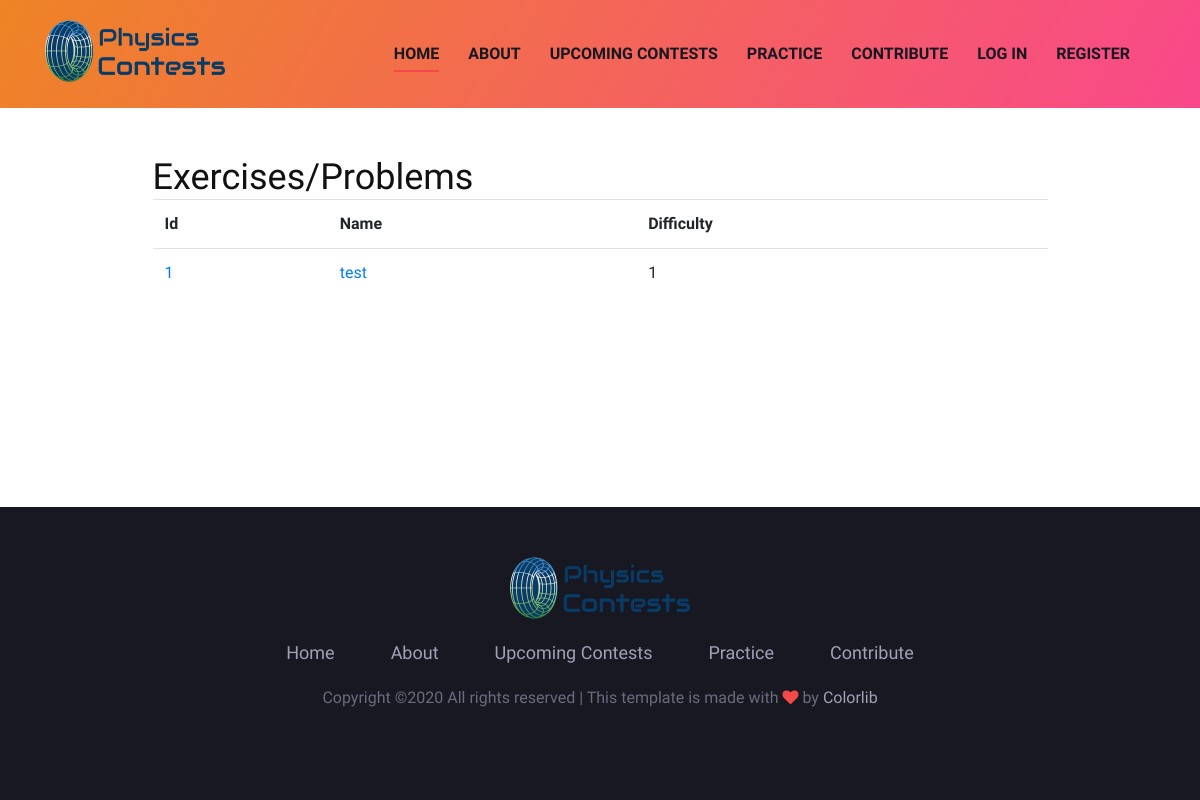
/practice/exercises, run on an earlier commit of the app's database.
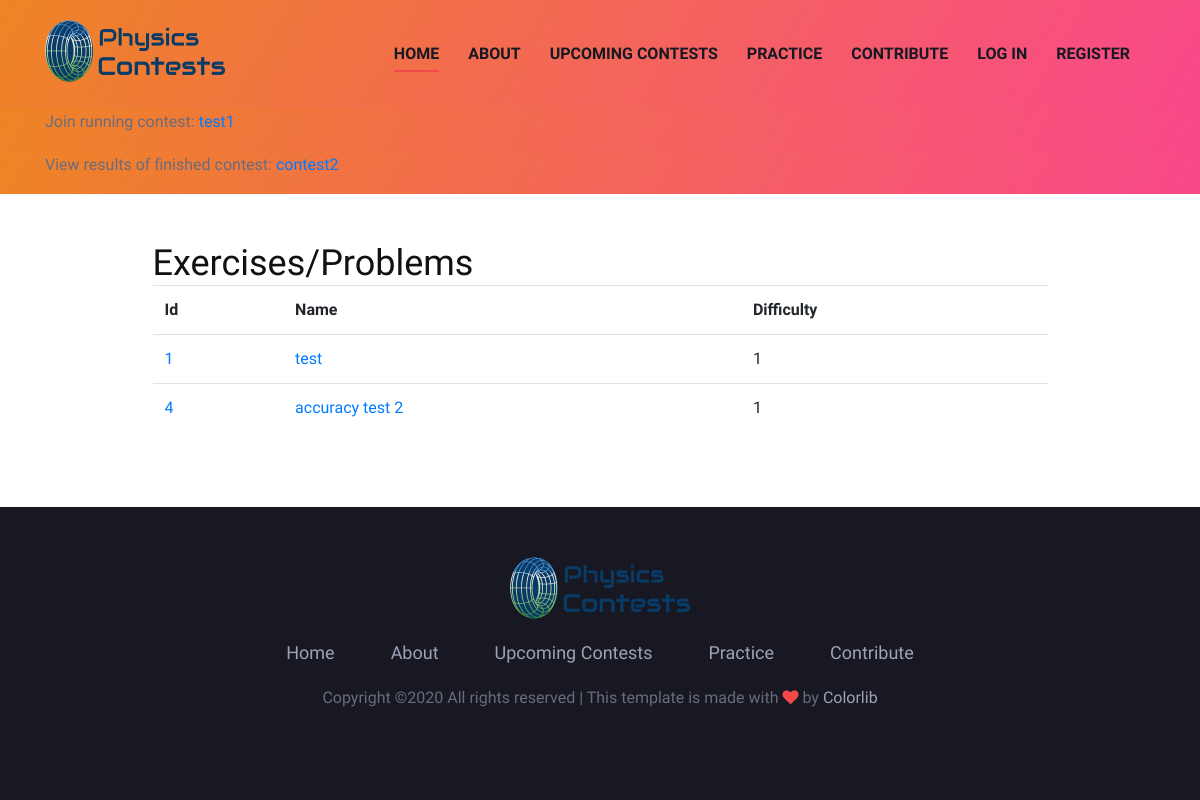
And on a later commit of the database.
### physicscontests/models.py (models this page shows, shortened)
class Task(db.Model):
	visible = db.Column(db.Boolean,nullable=False,default=False)
	id = db.Column(db.Integer, primary_key=True)
	title = db.Column(db.String(200), unique=True, nullable=False)
	story = db.Column(db.Text, nullable=False)
	image_file = db.Column(db.String(200))
	task = db.Column(db.Text, nullable=False)
	solution = db.Column(db.Numeric, nullable=False)
	writeup = db.Column(db.Text, default="See the attached document for an explanation.")
	writeup2 = db.Column(db.String(400))
	difficulty = db.Column(db.Integer, nullable=False)
	author_id = db.Column(db.Integer, db.ForeignKey('user.id'))
	contest_id = db.Column(db.Integer, db.ForeignKey('contest.id'))
	solved_by_users = db.relationship("Solved_by", back_populates="solved")

class Contest(db.Model):
	id = db.Column(db.Integer,primary_key=True)
	name = db.Column(db.String(40), unique=True, nullable=False, default=f"Physicscontest #{id}")
	description = db.Column(db.Text)
	start = db.Column(db.DateTime, nullable=False)
	end = db.Column(db.DateTime, nullable=False)
	tasks = db.relationship('Task', backref='contest')
	creator_id = db.Column(db.Integer, db.ForeignKey('user.id'))

### physicscontests/routes.py (the view)
@app.route("/practice/exercises")
def exercises():
	if current_user.is_authenticated:
		tasks = Task.query.filter(or_(Task.visible == True, Task.author == current_user)).all()
	else:
		tasks = Task.query.filter_by(visible=True).all()
	return render_template("exercises.html", tasks=tasks)

### physicscontests/__init__.py (called while the page is built)
def get_important_announcements():#should only be triggered once if there is something important
	announcements = []
	return announcements

def get_running_contests():
	contests_running = Contest.query.filter(Contest.start <= datetime.now()).filter(Contest.end > datetime.now()).all()
	return contests_running

def get_finished_contests():
	contests_finished = Contest.query.filter(Contest.end <= datetime.now()).filter(Contest.end > datetime.now() - timedelta(hours=2)).all()
	return contests_finished

### physicscontests/templates/exercises.html
{% extends 'base.html' %}
{% block body %}
<div class="container mt-5 mb-5">
	<div class="col-lg-10 center-form">
		<h2>Exercises/Problems</h2>
		<table class="table">
			<tr>
				<th scope="col">Id</th>
				<th scope="col">Name</th>
				<th scope="col">Difficulty</th>
			</tr>
			{% for task in tasks %}
				<tr>
					<td><a href="{{ url_for('exercises') }}/{{ task.id }}">{{ task.id }}</a></td>
					<td><a href="{{ url_for('exercises') }}/{{ task.id }}">{{ task.title }}</a></td>
					<td>{{ task.difficulty }}</td>
				</tr>
			{% endfor %}
		</table>
	</div>
</div>
{% endblock %}

### physicscontests/templates/base.html (shortened to what this page needs)
<!DOCTYPE html>
<html lang="zxx">
<head>
    <link rel="stylesheet" href="{{ url_for('static', filename='css/bootstrap.min.css') }}" type="text/css">
    <link rel="stylesheet" href="{{ url_for('static', filename='css/font-awesome.min.css') }}" type="text/css">
    <link rel="stylesheet" href="{{ url_for('static', filename='css/elegant-icons.css') }}" type="text/css">
    <link rel="stylesheet" href="{{ url_for('static', filename='css/owl.carousel.min.css') }}" type="text/css">
    <link rel="stylesheet" href="{{ url_for('static', filename='css/magnific-popup.css') }}" type="text/css">
    <link rel="stylesheet" href="{{ url_for('static', filename='css/slicknav.min.css') }}" type="text/css">
    <link rel="stylesheet" href="{{ url_for('static', filename='css/style.css') }}" type="text/css">
</head>
<body>
    <header class="header-section bg-gradient">
        <div class="container">
            <div class="logo">
                <a href="{{ url_for('home') }}">
                    <img src="{{ url_for('static', filename='new_img/logo1.png') }}" alt="">
                </a>
            </div>
            <div class="nav-menu">
                <nav class="mainmenu mobile-menu">
                    <ul>
                        <li class="active"><a href="{{ url_for('home') }}">Home</a></li>
                        <li><a href="{{ url_for('about') }}">About</a></li>
                        <li><a href="{{ url_for('upcoming_contests') }}">Upcoming Contests</a></li>
                        <li><a href="{{ url_for('practice') }}">Practice</a>
                        </li>
                        {% if current_user.is_authenticated %}
                            <li><a href="{{ url_for('contribute') }}">Contribute</a>
                                <ul class="dropdown">
                                    <li><a href="{{ url_for('create_task') }}">Create Task</a></li>
                                    <li><a href="{{ url_for('create_contest') }}">Create Contest</a></li>
                                </ul>
                            </li>
                            <li><a href="{{ url_for('account') }}">Account</a></li>
                            <li><a href="{{ url_for('logout') }}">Log out</a></li>
                        {% else %}
                            <li><a href="{{ url_for('contribute') }}">Contribute</a></li>
                            <li><a href="{{ url_for('login') }}">Log In</a></li>
                            <li><a href="{{ url_for('register') }}">Register</a></li>
                        {% endif %}
                    </ul>
                </nav>
            </div>
        </div>
    </header>
    {% with running_cs = get_running_contests() %}
        {% if running_cs %}
            <header class="header-section bg-gradient">
                <div class="container">
                    {% for contest in running_cs %}
                        <div class="row center-form"><p>Join running contest: <a href="{{ url_for('view_contest', contestID=contest.id) }}">{{ contest.name }}</a></p></div>
                    {% endfor %}
                </div>
            </header>
        {% endif %}
    {% endwith %}
    {% with finished_cs = get_finished_contests() %}
        {% if finished_cs %}
            <header class="header-section bg-gradient">
                <div class="container">
                    {% for contest in finished_cs %}
                        <div class="row center-form"><p>View results of finished contest: <a href="{{ url_for('contest_scoreboard', contestID=contest.id) }}">{{ contest.name }}</a></p></div>
                    {% endfor %}
                </div>
            </header>
        {% endif %}
    {% endwith %}
    {% block body %}{% endblock %}
    <footer class="footer-section">
        <div class="container">
            <div class="row">
                <div class="col-lg-12">
                    <div class="footer-text">
                        <div class="ft-logo">
                            <a href="#" class="footer-logo"><img src="{{ url_for('static', filename='new_img/logo1.png') }}" alt=""></a>
                        </div>
                        <ul>
                            <li><a href="{{ url_for('home') }}">Home</a></li>
                            <li><a href="{{ url_for('about') }}">About</a></li>
                            <li><a href="{{ url_for('upcoming_contests') }}">Upcoming Contests</a></li>
                            <li><a href="{{ url_for('practice') }}">Practice</a></li>
                            <li><a href="{{ url_for('contribute') }}">Contribute</a></li>
                        </ul>
                        <div class="copyright-text"><p>
  Copyright &copy;<script>document.write(new Date().getFullYear());</script> All rights reserved | This template is made with <i class="fa fa-heart" aria-hidden="true"></i> by <a href="https://colorlib.com" target="_blank">Colorlib</a>
  </p></div>
                    </div>
                </div>
            </div>
        </div>
    </footer>
</body>
</html>

### physicscontests/static/css/style.css (style rules this page uses)
.center-form { margin-left: auto; margin-right: auto; }
html, body { height:100%; margin:0; }
body { display:flex; flex-direction:column; }
footer { margin-top:auto; }
html, body { height: 100%; font-family: "Work Sans", sans-serif; -webkit-font-smoothing: antialiased; font-smoothing: antialiased; }
h1, h2, h3, h4, h5, h6 { margin: 0; color: #111111; font-weight: 400; font-family: "Work Sans", sans-serif; }
h2 { font-size: 36px; }
p { font-size: 16px; font-family: "Work Sans", sans-serif; color: #6a6b7c; font-weight: 400; line-height: 28px; margin: 0 0 15px 0; }
img { max-width: 100%; }
ul, ol { padding: 0; margin: 0; }
.bg-gradient, .bd-text .bd-tag-share .s-share a:hover, .bh-text .play-btn, .schedule-table-tab .nav-tabs .nav-item .nav-link.active, .newslatter-inner .ni-form button, .latest-item .li-tag, .price-item .price-btn:hover, .price-item .pi-price, .price-item .tr-tag, .schedule-tab .nav-tabs .nav-item .nav-link.active, .site-btn { background-image: -o-linear-gradient(330deg, #ee8425 0%, #f9488b 100%), -o-linear-gradient(330deg, #ee8425 0%, #f9488b 100%); background-image: linear-gradient(120deg, #ee8425 0%, #f9488b 100%), linear-gradient(120deg, #ee8425 0%, #f9488b 100%); }
.header-section { display: -webkit-box; display: -ms-flexbox; display: flex; }
.logo { float: left; padding-top: 20px; padding-bottom: 20px; }
.logo a { display: inline-block; }
.nav-menu { float: right; }
.nav-menu .mainmenu { display: inline-block; }
.nav-menu .mainmenu ul li { display: inline-block; list-style: none; margin-right: 40px; position: relative; }
.nav-menu .mainmenu ul li.active a:after { opacity: 1; }
.nav-menu .mainmenu ul li a { font-size: 16px; color: #171822; text-transform: uppercase; font-weight: 600; padding: 42px 0; position: relative; display: inline-block; }
.nav-menu .mainmenu ul li a:after { position: absolute; left: 0; bottom: 36px; height: 2px; width: 100%; background: #F44949; content: ""; opacity: 0; -webkit-transition: all 0.3s; -o-transition: all 0.3s; transition: all 0.3s; }
.footer-section { background: #171822; padding-top: 50px; padding-bottom: 60px; }
.footer-text { text-align: center; }
.footer-text .ft-logo { margin-bottom: 20px; }
.footer-text .ft-logo a { display: inline-block; }
.footer-text ul { margin-bottom: 18px; }
.footer-text ul li { list-style: none; display: inline-block; margin-right: 52px; }
.footer-text ul li:last-child { margin-right: 0; }
.footer-text ul li a { font-size: 18px; color: #a0a1b5; display: inline-block; -webkit-transition: all 0.3s; -o-transition: all 0.3s; transition: all 0.3s; }
.footer-text .copyright-text { font-size: 14px; color: #a0a1b5; margin-bottom: 28px; }
.footer-text .copyright-text i { color: #f44949; }
.footer-text .copyright-text a { color: #a0a1b5; }
@media only screen and (min-width: 992px) and (max-width: 1299px) { .nav-menu .mainmenu ul li { margin-right: 25px; } }

What changed in the data, as far as the page shows it:
added Contest: name "test1"
added Contest: name "contest2"
added Task: id "4", title "accuracy test 2", difficulty "1"
